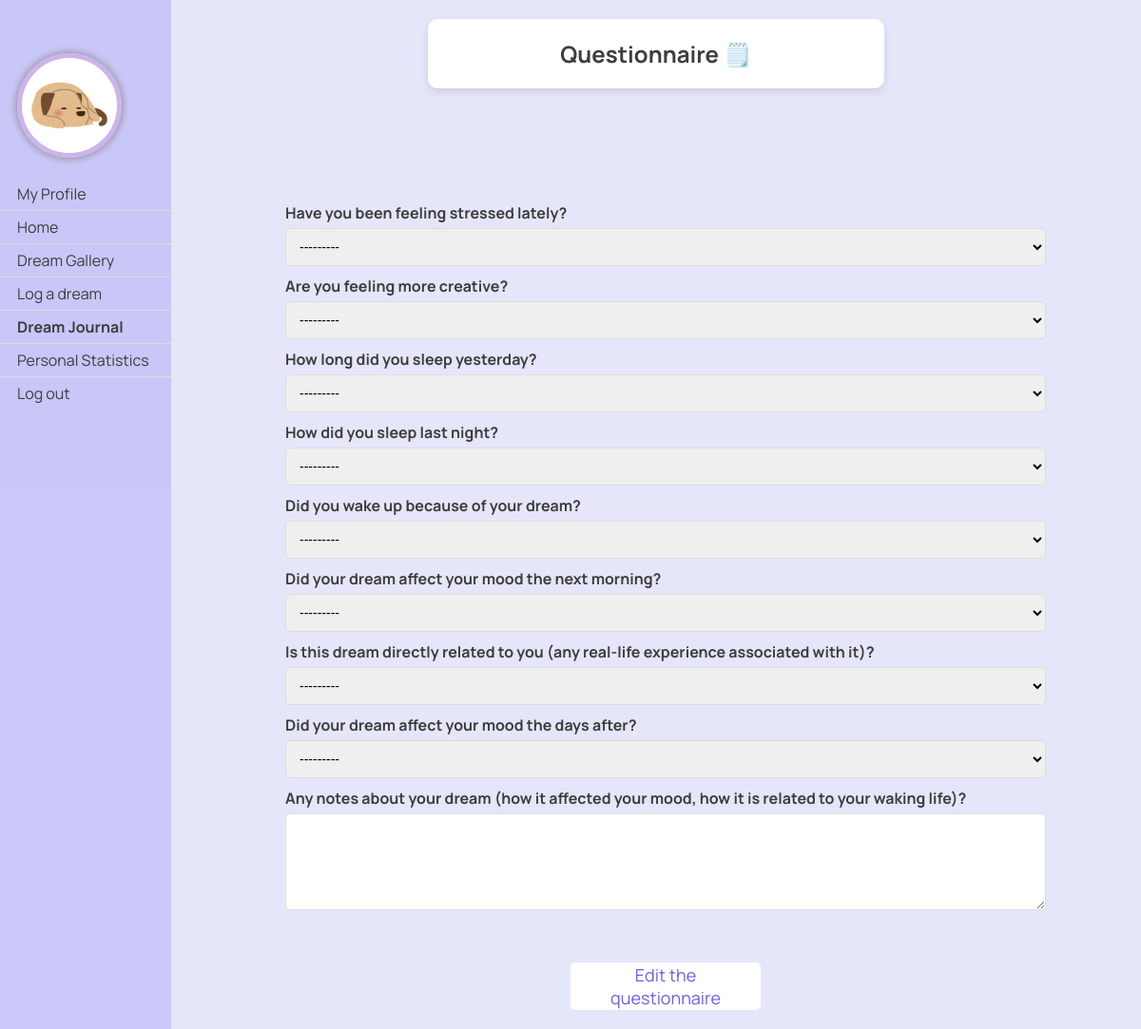
/dreams/questionnaire/305/ (signed in), run on an earlier commit of the app's database.
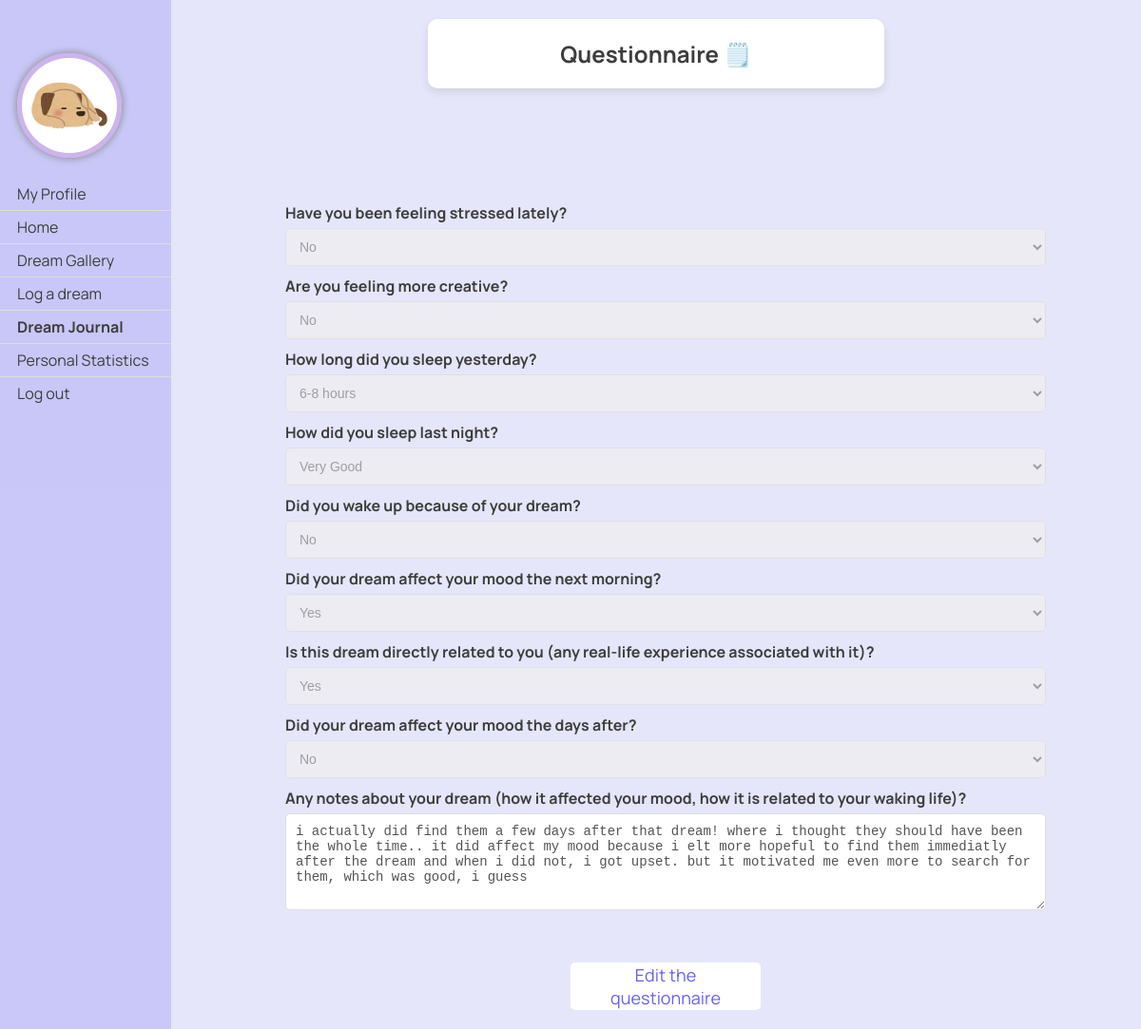
And on a later commit of the database.
### dreams/models.py (models this page shows, shortened)
class Profile(models.Model):
    user = models.OneToOneField(User, on_delete=models.CASCADE)
    avatar = models.CharField(max_length=100, choices=[
        ('1.jpg', 'Picture 1'),
        ('3.jpg', 'Picture 3'),
        ('4.jpg', 'Picture 4'),
        ('5.jpg', 'Picture 5'),
        ('6.jpg', 'Picture 6'),
        ('7.jpg', 'Picture 7'),
        ('8.jpg', 'Picture 8'),
        ('9.jpg', 'Picture 9'),
        ('10.jpg', 'Picture 10'),
        ('11.jpg', 'Picture 11'),
        ('12.jpg', 'Picture 12'),
        ('13.jpg', 'Picture 13'),
    ],
                              default='1.jpg')
    bio = models.TextField()

class Questionnaire(models.Model):
    dream = models.OneToOneField(Dream, on_delete=models.CASCADE, related_name='questionnaire')
    quality_option = [
        ('0', 'Very poor'),
        ('1', 'Poor'),
        ('2', 'Neutral'),
        ('3', 'Good'),
        ('4', 'Very Good'),
    ]
    boolean_option = [
        ('0', 'No'),
        ('1', 'Yes'),
    ]
    duration_option = [
        ('0', 'Less than 3 hours'),
        ('1', '3-5 hours'),
        ('2', '6-8 hours'),
        ('3', 'More than 8 hours'),
    ]
    stress = models.CharField(max_length=1, choices=boolean_option, blank=True, null=True)
    creativity = models.CharField(max_length=1, choices=boolean_option, blank=True, null=True)
    sleep_duration = models.CharField(max_length=1, choices=duration_option, blank=True, null=True)
    sleep_quality = models.CharField(max_length=1, choices=quality_option, blank=True, null=True)
    awakening = models.CharField(max_length=1, choices=boolean_option, blank=True, null=True)
    morning_mood = models.CharField(max_length=1, choices=boolean_option, blank=True, null=True)
    dream_relation_oneself = models.CharField(max_length=1, choices=boolean_option, blank=True, null=True)
    dream_impact_mood = models.CharField(max_length=1, choices=boolean_option, blank=True, null=True)
    notes = models.TextField(blank=True, null=True)

### dreams/views.py (the view, shortened to what this page needs)
# urls.py: path('questionnaire/<int:dream_id>/', views.questionnaire, name='questionnaire'),
@login_required
def questionnaire(request, dream_id):
    dream = get_object_or_404(Dream, id=dream_id)
    edit_questionnaire = False
    view_only = request.method == 'GET'
    if hasattr(dream, 'questionnaire'):
        questionnaire = dream.questionnaire
        form = QuestionnaireForm(instance=questionnaire)
        if view_only:
            for field in form.fields.values():
                field.widget.attrs['disabled'] = 'disabled'
    else:
        questionnaire = None
        form = QuestionnaireForm()
    return render(request, 'dreams/questionnaire.html', {'form': form, 'dream': dream, 'view_only': view_only, 'edit_questionnaire': edit_questionnaire})

### dreams/templates/dreams/questionnaire.html (shortened to what this page needs)
{% load static %}
<!DOCTYPE html>
<html lang="en">
<head>
    <link rel="stylesheet" type="text/css" href="{% static 'css/styles.css' %}">
</head>
<body>
<div class="sidenav">
    <a href="{% url 'dreams:profile' %}" class="profile-link">
        <img src="{% static 'pfps/'|add:user.profile.avatar %}"
             style="width: 100px; height: 100px; border-radius: 50%; border: 5px solid #cdb4eb; box-shadow: 0 0 10px #808080;">
        <br></br>
        <span>My Profile</span>
    </a>
    <a href="/">Home</a>
    <a href="{% url 'dreams:gallery' %}">Dream Gallery</a>
    <a href="{% url 'dreams:log_dream' %}">Log a dream</a>
    <a href="{% url 'dreams:dream_journal' %}"><b>Dream Journal</b></a>
    <a href="{% url 'dreams:personal_statistics' %}">Personal Statistics</a>
    <a href="{% url 'logout' %}">Log out</a>
</div>
<div class="header">
    <h2>Questionnaire 🗒️</h2>
</div>
    <div class="container">
        <form class="form-container" method="post">
            {% for field in form %}
                <div class="form-group">
                    {{ field.label_tag }}
                    {{ field }}
                </div>
            {% endfor %}
            {% if view_only %}
                <div style="display: flex; gap: 10px; margin-top: 50px; justify-content: center;">
                    <form action="{% url 'dreams:questionnaire' dream.id %}" method="post">
                        <button type="submit" name="edit_questionnaire" value="true" class="btn">Edit the questionnaire</button>
                    </form>
                </div>
             {% else %}
             <button type="submit" class="btn btn-primary">Submit</button>
            {% endif %}
        </form>
    </div>
</body>
</html>

### static/css/styles.css (style rules this page uses)
body { font-family: 'Manrope', -apple-system, BlinkMacSystemFont, "Segoe UI", Roboto, Oxygen-Sans, Ubuntu, Cantarell, "Helvetica Neue", sans-serif; margin: 0; padding: 0; background-color: #E6E6FA; }
.button, button { font-family: 'Manrope', sans-serif; background-color: white; color: rgba(103, 96, 240); text-decoration: none; padding: 10px 20px; border: none; border-radius: 5px; font-size: 18px; cursor: pointer; width: 200px; height: 50px; display: inline-flex; align-items: center; justify-content: center; transition: background-color 0.3s, color 0.3s; }

### dreams/templates/dreams/questionnaire.html (style rules this page uses)
body, html { margin: 0; padding: 0; width: 100%; height: 100%; font-family: 'Manrope', -apple-system, BlinkMacSystemFont, "Segoe UI", Roboto, Oxygen-Sans, Ubuntu, Cantarell, "Helvetica Neue", sans-serif; display: flex; flex-direction: column; justify-content: space-between; align-items: center; }
.header { background: #FFFFFF; color: #3D3D3D; border-radius: 10px; box-shadow: 0 4px 8px rgba(0, 0, 0, 0.1); width: 40%; text-align: center; margin-top: 20px; margin-left: 180px; margin-bottom: 220px; z-index: 2; position: relative; }
.sidenav { height: 100%; width: 180px; position: fixed; z-index: 1; top: 0; left: 0; background-color: rgba(103, 96, 240, 0.224); overflow-x: hidden; padding-top: 50px; }
.sidenav a { padding: 6px 8px 6px 18px; text-decoration: none; font-size: 16px; color: #3D3D3D; display: block; border-bottom: 1px solid #ddd; }
.sidenav a:last-child { border-bottom: none; }
.container { display: flex; flex-direction: column; font-family: 'Manrope'; justify-content: center; align-items: center; width: calc(100% - 200px); height: calc(100vh - 150px); margin-left: 200px; z-index: 1; }
.form-container { max-width: 800px; width: 100%; padding: 20px; border-radius: 10px; }
.form-group { margin-bottom: 10px; }
.form-group label { display: block; font-weight: bold; margin-bottom: 5px; color: #3D3D3D; }
.form-group input, .form-group select, .form-group textarea { width: 100%; padding: 10px; border: 1px solid #ddd; border-radius: 5px; box-sizing: border-box; font-size: 14px; }
.form-group textarea { resize: vertical; min-height: 100px; background-color: #FFFFFF; }

What changed in the data, as far as the page shows it:
added Questionnaire: form "No" "No" "6-8 hours" "Very Good" "No" "Yes" "Yes" "No" "i actually did find them a few days after that dream! where i thought they should have been the whole time.. it did affect my mood because i elt more hopeful to find them immediatly after the dream and when i did not, i got upset. but it motivated me even more to search for them, which was good, i guess"
